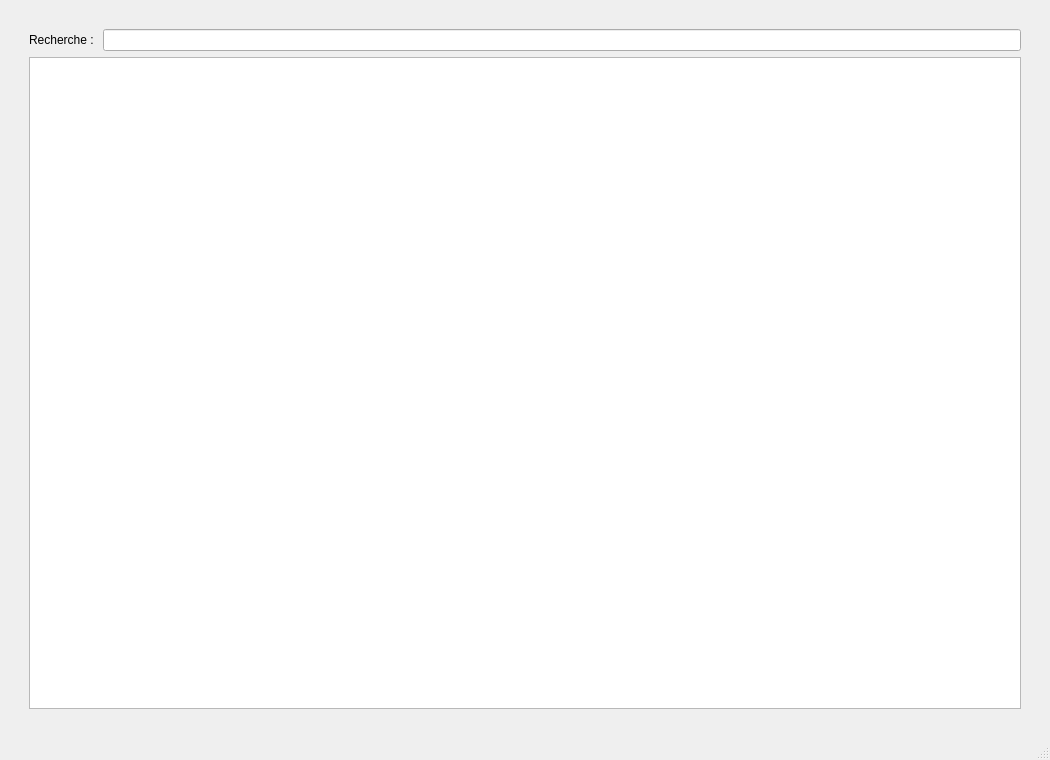
<?xml version="1.0" encoding="UTF-8"?>
<ui version="4.0">
 <class>MainWindow</class>
 <widget class="QMainWindow" name="MainWindow">
  <property name="geometry">
   <rect>
    <x>0</x>
    <y>0</y>
    <width>1050</width>
    <height>760</height>
   </rect>
  </property>
  <property name="sizePolicy">
   <sizepolicy hsizetype="Maximum" vsizetype="Maximum">
    <horstretch>0</horstretch>
    <verstretch>0</verstretch>
   </sizepolicy>
  </property>
  <property name="minimumSize">
   <size>
    <width>600</width>
    <height>600</height>
   </size>
  </property>
  <property name="sizeIncrement">
   <size>
    <width>0</width>
    <height>0</height>
   </size>
  </property>
  <property name="baseSize">
   <size>
    <width>300</width>
    <height>300</height>
   </size>
  </property>
  <property name="windowTitle">
   <string>The Jersey</string>
  </property>
  <widget class="QWidget" name="centralwidget">
   <property name="sizePolicy">
    <sizepolicy hsizetype="Preferred" vsizetype="Preferred">
     <horstretch>1</horstretch>
     <verstretch>1</verstretch>
    </sizepolicy>
   </property>
   <layout class="QHBoxLayout" name="horizontalLayout">
    <item>
     <layout class="QVBoxLayout" name="vl">
      <property name="spacing">
       <number>6</number>
      </property>
      <property name="sizeConstraint">
       <enum>QLayout::SetNoConstraint</enum>
      </property>
      <property name="leftMargin">
       <number>20</number>
      </property>
      <property name="topMargin">
       <number>20</number>
      </property>
      <property name="rightMargin">
       <number>20</number>
      </property>
      <property name="bottomMargin">
       <number>20</number>
      </property>
      <item>
       <layout class="QHBoxLayout" name="hl_search">
        <item>
         <widget class="QLabel" name="lb_search">
          <property name="sizePolicy">
           <sizepolicy hsizetype="Preferred" vsizetype="Preferred">
            <horstretch>0</horstretch>
            <verstretch>0</verstretch>
           </sizepolicy>
          </property>
          <property name="text">
           <string>Recherche : </string>
          </property>
         </widget>
        </item>
        <item>
         <widget class="QLineEdit" name="le_search"/>
        </item>
       </layout>
      </item>
      <item>
       <layout class="QHBoxLayout" name="hl_racestable">
        <item>
         <widget class="QTableView" name="tv_races">
          <property name="sizePolicy">
           <sizepolicy hsizetype="Expanding" vsizetype="Expanding">
            <horstretch>0</horstretch>
            <verstretch>0</verstretch>
           </sizepolicy>
          </property>
          <property name="selectionMode">
           <enum>QAbstractItemView::NoSelection</enum>
          </property>
         </widget>
        </item>
       </layout>
      </item>
     </layout>
    </item>
   </layout>
  </widget>
  <widget class="QMenuBar" name="menubar">
   <property name="geometry">
    <rect>
     <x>0</x>
     <y>0</y>
     <width>1050</width>
     <height>30</height>
    </rect>
   </property>
  </widget>
  <widget class="QStatusBar" name="statusbar"/>
 </widget>
 <resources/>
 <connections/>
</ui>
